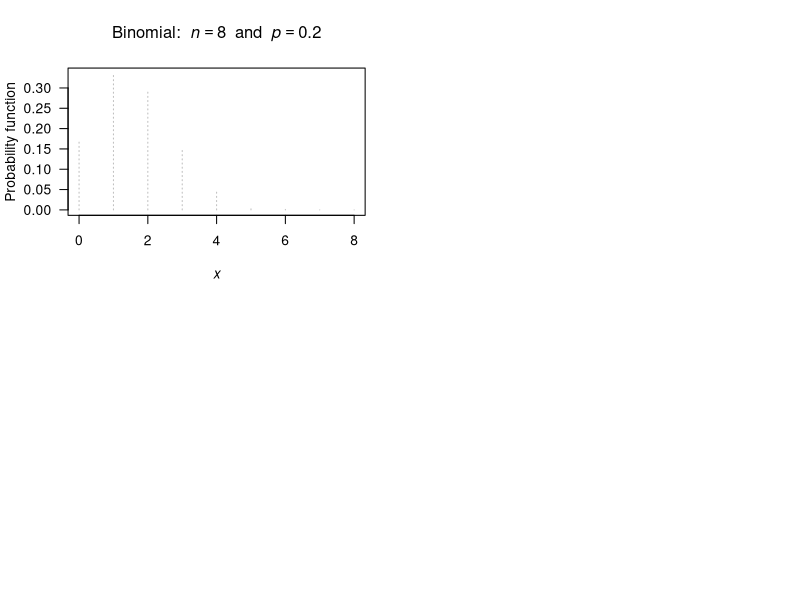

This figure's R source: (Note: this script raises an error after producing the figure.)
## ---- chunk 1
par( mfrow = c(2, 2))

n <- c(8, 8, 
       15, 15)
prob <- c(0.2, 0.6, 
          0.2, 0.6)

for (i in (1:4)) {
  ni <- n[i]
  probi <- prob[i]
  x <-  0:ni
  y <- dbinom(x, 
              size = ni,
              prob = probi)
  
   plot( x = x,
         y = y,
         xlab = expression(italic(x)),
         ylab = "Probability function",
         main = bquote("Binomial: " ~ italic(n) == .(ni) ~ " and " ~ italic(p) == .(probi)),
         las = 1,
         lty = 3,
         col = "grey",
         type = "h")
  points(x = x,
         y = y,
         col = plotColour1,
         pch = 19)
  
}
## ---- chunk 2
par( mfrow = c(2, 2))

xmax <- 10
mu <- c(0.5, 1, 2, 5)

for (i in (1:4)) {
  muvalue <- mu[i]
  x <-  0:xmax
  y <- dpois(x, 
             lambda = muvalue )
  
   plot( x = x,
         y = y,
         xlim = c(0, xmax),
         xlab = expression(italic(x)),
         ylab = "Probability function",
         main = bquote("Poisson mean:" ~ mu == .(muvalue)),
         las = 1,
         lty = 3,
         col = "grey",
         type = "h")
  points(x = x,
         y = y,
         col = plotColour1,
         pch = 19)
  
}
## ---- chunk 3
BombTable <- array( dim = c(8, 4))
colnames(BombTable) <- c("Hits",
                         "Number bombs",
                         "Proportion bombs",
                         "Poisson proportion")
BombTable[, 1] <- 0:7
BombTable[, 2] <- c(229,
                    211,
                    93,
                    35,
                    7,
                    0,
                    0,
                    1)
BombTable[, 3] <- round(BombTable[, 2] / sum(BombTable[, 2]), 4)
lambda <- sum( BombTable[, 1] * BombTable[, 3])

BombTable[, 4] <- dpois(0:7,
                        lambda = lambda )
BombTable[, 4] <- round( BombTable[, 4], 4)
BombTable[ 8, 4] <- 1 - sum( BombTable[1:7, 4])

BombTable.caption <- "The number of flying bomb hits on London during World War II in a 36 square kilometre area of South London. The proportion of the 576 grid squares receiving 0, 1, ...hits was also computed. The observed and empirical probabilities are shown. The Poisson distribution fits the data  well."

if( knitr::is_latex_output() ) {
  knitr::kable( BombTable,
                format = "latex",
                booktabs = TRUE,
                longtable = FALSE,
                col.names = c("Hits",
                              "Number bombs", 
                              "Proportion bombs", 
                              "Poisson proportion"),
                caption = BombTable.caption) %>%
    kable_styling(font_size = 10) %>%
    row_spec(0, bold = TRUE)
}
if( knitr::is_html_output() ) {
  knitr::kable( BombTable,
                format = "html",
                booktabs = TRUE,
                longtable = FALSE,
                col.names = c("Hits",
                              "Number bombs", 
                              "Proportion bombs", 
                              "Poisson proportion"),
                caption = BombTable.caption) %>%
    kable_styling(font_size = 10) %>%
    row_spec(1, bold = TRUE)
}

## ---- chunk 4
par( mfrow = c(2, 2))

n <- c(10, 50, 
       100, 1000)
p <- c(0.2, 0.1, 
       0.010, 0.005)
xmax <- c(10, 20, 
          10, 15)

for (i in (1:4)) {
   pValue <- p[i]
   nValue <- n[i]
   
  x <-  0:n[i]
  y <- dbinom(x, 
              size = n[i],
              prob = p[i])
  
   plot( x = x,
         y = y,
         xlim = c(0, xmax[i]),
         xlab = expression(italic(x)),
         ylab = "Probability",
         main = bquote("Binomial: " ~ italic(n) == ~ .(nValue) ~ "and" ~ italic(p) == .(pValue) ),
         las = 1,
         lty = 3,
         col = "grey",
         type = "h")
  points(x = x,
         y = y,
         col = plotColour,
         pch = 19)

  muPoisson <- nValue * pValue
  xValues <- 0:xmax[i]
  points( x = xValues,
          y = dpois(xValues,
                    lambda = muPoisson),
          pch = 4)
  
  if (i == 4 ){
    legend("topright", 
           col = c("black",
                   plotColour),
           pch = c(1, 19),
           legend = c("binomial",
                      "Poisson approx."))
  }
  
}

## ---- chunk 5
par( mfrow = c(2, 2))

xmax <- c(10, 15, 15, 15)
p <- c(0.1, 0.3, 
       0.5, 0.8)

for (i in (1:4)) {
  pValue <- p[i]
  x <-  0:n[i]
  y <- dgeom(x,
             prob = pValue)
  
   plot( x = x,
         y = y,
         xlim = c(0, xmax[i]),
         xlab = expression(italic(x)),
         ylab = "Probability function",
         main = bquote("Geometric: " ~ italic(p) == .(pValue) ),
                  las = 1,
         col = "grey",
         lty = 3,
         type = "h")
  points(x = x,
         y = y,
         col = plotColour1,
         pch = 19)
  
}

## ---- chunk 6
sum( dgeom( x = 1:19, 
            prob = 0.02))
pgeom(q = 19, 
      prob = 0.02) # i.e., up to 18 failures at p=0.02
## ---- chunk 7
par( mfrow = c(2, 2))
xmax <- 15

r <- c(1, 3, 
       1, 3)
p <- c(0.2, 0.2, 
       0.6, 0.6)

for (i in (1:4)) {
  rValue <- r[i]
  pValue <- p[i]
  
  x <-  0:n[i]
  y <- dnbinom(x, 
              size = r[i],
              prob = p[i])
  
   plot( x = x,
         y = y,
         xlim = c(0, xmax),
         xlab = expression(italic(x)),
         ylab = "Probability",
         main = bquote("Negative binomial: " ~ italic(r) == ~ .(rValue) ~ ";" ~ italic(p) == .(pValue) ),
         las = 1,
         lty = 3,
         col = "grey",
         type = "h")
  points(x = x,
         y = y,
         col = plotColour1,
         pch = 19)
  
}

## ---- chunk 8
x.values <- seq(1, 100, 
                by = 1)
1 - sum(dnbinom( x.values, 
                 size = 10, 
                 prob = 0.15))
# Alternatively:
1 - pnbinom(100, 10, 0.15)

## ---- chunk 9

xPoints <- 1:5
xCont <- seq(0.1, 5, 
             length = 100)

plot( x = c(0, 5),
      y = c(0, 25),
      type = "n",
      las = 1,
      col = plotColour1,
      xlab = expression(italic(z)),
      ylab = bquote("Gamma function" ~ Gamma(z)),
      main = "The Gamma function")
lines( x = xCont,
       col = plotColour1,
       y = gamma(xCont),
       lwd = 2)
points(x = xPoints,
       y = gamma(xPoints),
       col = plotColour1,
       pch = 19)
legend("top",
       pch = c(NA, 19),
       lty = c(1, NA),
       col = plotColour1,
       lwd = c(2, NA),
       legend = c(bquote("Gamma function" ~ Gamma(z)),
                  expression(paste( group("(", list(z - 1),")"), "!" ) ) ) )
## ---- chunk 10
pnbinom(360, 
        size = 5, 
        prob = 0.02)
## ---- chunk 11
MitesTab <- array( dim = c(9, 5))

MitesTab[1, ] <- c(0 ,  70 ,  0.467 ,  0.318 ,  0.449)
MitesTab[2, ] <- c(1 ,  38 ,  0.253 ,  0.364 ,  0.261)
MitesTab[3, ] <- c(2 ,  17 ,  0.113 ,  0.209 ,  "0.140")
MitesTab[4, ] <- c(3 ,  10 ,  0.067 ,  "0.080" ,  0.073)
MitesTab[5, ] <- c(4 ,  9 ,  "0.060" ,  0.023 ,  0.038)
MitesTab[6, ] <- c(5 ,  3 ,  "0.020" ,  0.005 ,  0.019)
MitesTab[7, ] <- c(6 ,  2 ,  0.013 ,  0.001 ,  "0.010")
MitesTab[8, ] <- c(7 ,  1 ,  0.007 ,  "0.000" ,  0.005)
MitesTab[9, ] <- c("8+" ,  0 ,  "0.000" ,  "0.000" ,  "0.000")

MitesTab.caption <- "Counts of mites on leaves selected at random from six similar apple trees"

if( knitr::is_latex_output() ) {
   knitr::kable(MitesTab,
                format = "latex",
                booktabs = TRUE,
                longtable = FALSE,
                align = "r",
                col.names = c("No. leaves", 
                              "No. mites",
                              "Emp. prob",
                              "Poisson prob",
                              "Neg. bin. prob"),
                caption = MitesTab.caption) %>%
  kable_styling(font_size = 10) %>%
  row_spec(0, bold = TRUE) 
}
if( knitr::is_html_output() ) {
   knitr::kable(MitesTab,
                format = "html",
                booktabs = TRUE,
                longtable = FALSE,
                align = "r",
                col.names = c("No. leaves", 
                              "No. mites",
                              "Emp. prob",
                              "Poisson prob",
                              "Neg. bin. prob"),
                caption = MitesTab.caption) %>%
  kable_styling(font_size = 10) %>%
  row_spec(1, bold = TRUE) 
}
